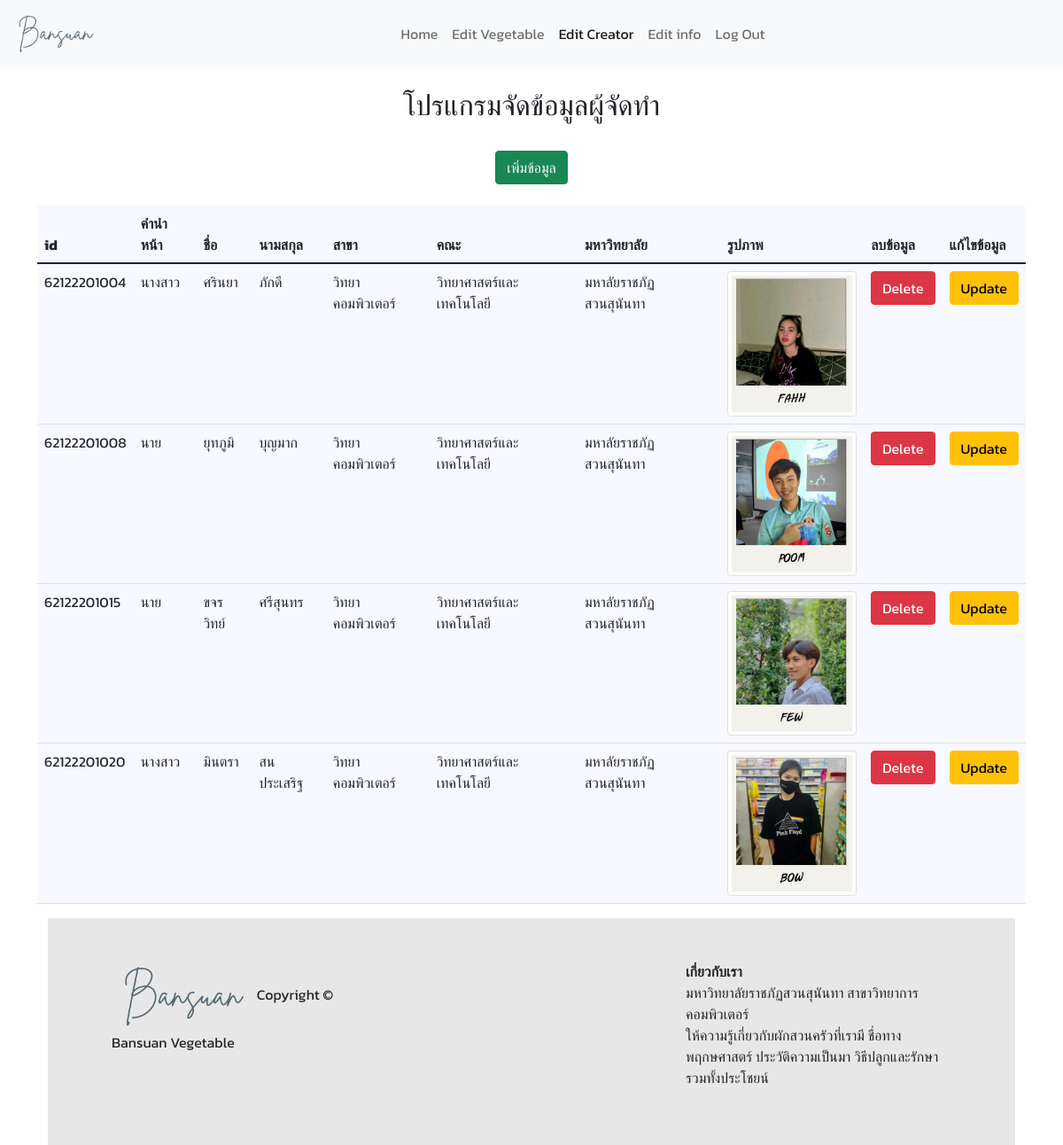
/editCreator.php (signed in), run on the app's committed database.
### tables this page shows
CREATE TABLE `creator_table` (
  `id` varchar(11) NOT NULL,
  `name` text NOT NULL,
  `lastname` text NOT NULL,
  `pre` text NOT NULL,
  `university` text NOT NULL,
  `group` text NOT NULL,
  `branch` text NOT NULL,
  `img` varchar(255) NOT NULL
);

### editCreator.php (the view, shortened to what this page needs)
<?php
include 'connection.php';
?>
<!DOCTYPE html>
<html lang="en">
<head>
    <link href="https://cdn.jsdelivr.net/npm/bootstrap@5.1.1/dist/css/bootstrap.min.css" rel="stylesheet" />
</head>
<body>
    <div>
        <nav class="navbar sticky-top navbar-expand-lg navbar-light bg-light">
            <div class="container-fluid">
                <a class="navbar-brand" href="index.html">
                    <img src="images/logo2.png" height="50" alt="logo" />
                </a>
                <div class="collapse navbar-collapse" id="navbarSupportedContent">
                    <ul class="navbar-nav m-auto mb-2 mb-lg-0">
                        <li class="nav-item">
                            <a class="nav-link " aria-current="page" href="index.php">Home</a>
                        </li>
                        <li class="nav-item">
                            <a class="nav-link " href="editVegetable.php">Edit Vegetable</a>
                        </li>
                        <li class="nav-item">
                            <a class="nav-link active" href="editCreator.php">Edit Creator</a>
                        </li>
                        <li class="nav-item">
                            <a class="nav-link" href="editInfo.php">Edit info</a>
                        </li>
                        <li class="nav-item">
                            <a class="nav-link" href="logout.php">Log Out</a>
                        </li>
                    </ul>
                </div>
            </div>
        </nav>
        <br>
        <h2 align="center">โปรแกรมจัดข้อมูลผู้จัดทำ</h2>
        <br>
        <div class="row justify-content-lg-center">
            <div class="d-flex justify-content-center">
                <a href="addCre.php"><button type="button" class="btn btn-success">เพิ่มข้อมูล</button> </a>
            </div>
        </div>
        <br>
        <div class="container">
            <div class="row justify-content-center">
                <div class="d-flex justify-content-center">
                    <table class="table" style="background-color: #F8F8FF;">
                        <thead>
                            <tr>
                                <th scope="col">id</th>
                                <th scope="col">คำนำหน้า</th>
                                <th scope="col">ชื่อ</th>
                                <th scope="col">นามสกุล</th>
                                <th scope="col">สาขา</th>
                                <th scope="col">คณะ </th>
                                <th scope="col">มหาวิทยาลัย</th>
                                <th scope="col">รูปภาพ </th>
                                <th scope="col">ลบข้อมูล</th>
                                <th scope="col">แก้ไขข้อมูล</th>
                            </tr>
                        </thead>
                        <tbody>
                            <?php
                            $sql = $conn->prepare("SELECT *  FROM creator_table");
                            $sql->execute();
                            $publisher = $sql->fetchAll(PDO::FETCH_ASSOC);
                            foreach ($publisher as $sql) {
                            ?>
                                <tr>
                                    <td><?php echo $sql["id"] ?></td>
                                    <td><?php echo $sql["pre"] ?></td>
                                    <td><?php echo $sql["name"] ?></td>
                                    <td><?php echo $sql["lastname"] ?></td>
                                    <td><?php echo $sql["branch"] ?></td>
                                    <td><?php echo $sql["group"] ?></td>
                                    <td><?php echo $sql["university"] ?></td>
                                    <td><img src="<?php echo $sql["img"] ?>" class="img-thumbnail" width="150px"> <br></td>
                                    <td><a href='delCre.php?id=<?php echo $sql["id"] ?>' onclick="return confirm('คุณต้องการลบข้อมูลที่เลือก')"><button type="button" class="btn btn-danger">Delete</button></a></td>
                                    <td><a href="updateCre.php?id=<?php echo $sql["id"]; ?>"><button type="button" class="btn btn-warning">Update</button></a></td>
                                </tr>
                            <?php } ?>
                        </tbody>
                    </table>
                </div>
                <div class="row justify-content-md-center">
                    <div class="d-flex justify-content-center">
                        <br>
                        <footer class="text p-5" style="background-color: #e7e7e7">
                            <div class="container">
                                <div class="row">
                                    <div class="col">
                                        <img src="images/logo2.png" height="80" alt="">
                                        Copyright &copy; Bansuan Vegetable
                                    </div>
                                    <div class="col">
                                    </div>
                                    <div class="col">
                                        <p><strong>เกี่ยวกับเรา</strong> <br>
                                            มหาวิทยาลัยราชภัฏสวนสุนันทา สาขาวิทยาการคอมพิวเตอร์ <br>
                                            ให้ความรู้เกี่ยวกับผักสวนครัวที่เรามี ชื่อทางพฤกษศาสตร์ ประวัติความเป็นมา
                                            วิธีปลูกและรักษา รวมทั้งประโชยน์</p>
                                    </div>
                                </div>
                            </div>
                        </footer>
                    </div>
</body>
</html>

### editCreator.php (style rules this page uses)
body { font-family: "Kanit", sans-serif; }
div { font-family: "Kanit", sans-serif; }

### data on the page
creator_table: id "62122201004", pre "นางสาว", name "ศรินยา", lastname "ภักดี", branch "วิทยาคอมพิวเตอร์", group "วิทยาศาสตร์และเทคโนโลยี", university "มหาลัยราชภัฏสวนสุนันทา", img (picture)
creator_table: id "62122201008", pre "นาย", name "ยุทภูมิ", lastname "บุญมาก", branch "วิทยาคอมพิวเตอร์", group "วิทยาศาสตร์และเทคโนโลยี", university "มหาลัยราชภัฏสวนสุนันทา", img (picture)
creator_table: id "62122201015", pre "นาย", name "ขจรวิทย์", lastname "ศรีสุนทร", branch "วิทยาคอมพิวเตอร์", group "วิทยาศาสตร์และเทคโนโลยี", university "มหาลัยราชภัฏสวนสุนันทา", img (picture)
creator_table: id "62122201020", pre "นางสาว", name "มินตรา", lastname "สนประเสริฐ", branch "วิทยาคอมพิวเตอร์", group "วิทยาศาสตร์และเทคโนโลยี", university "มหาลัยราชภัฏสวนสุนันทา", img (picture)
